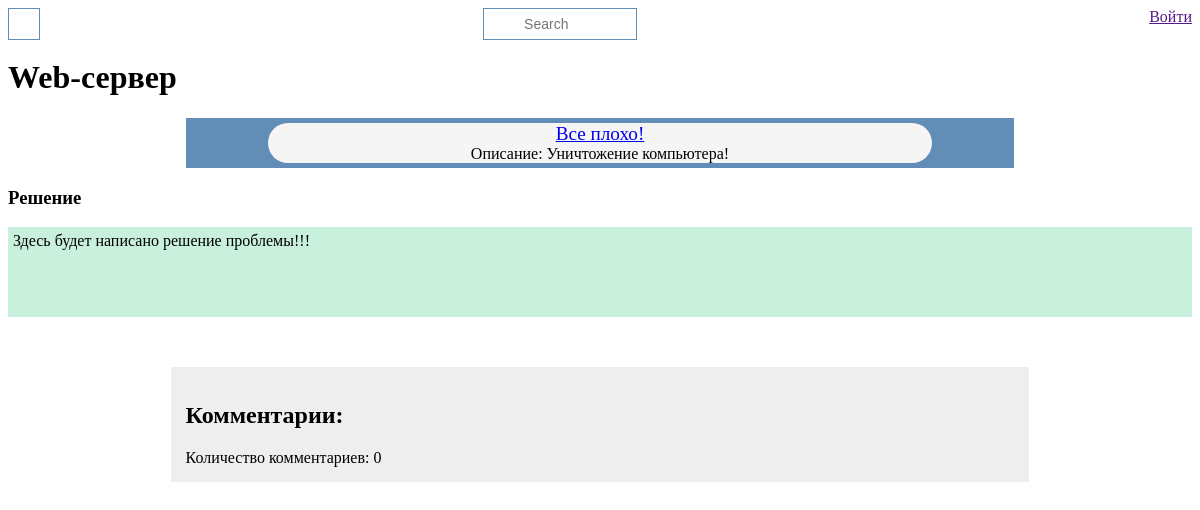
Page /problem/2 on the earlier database version.
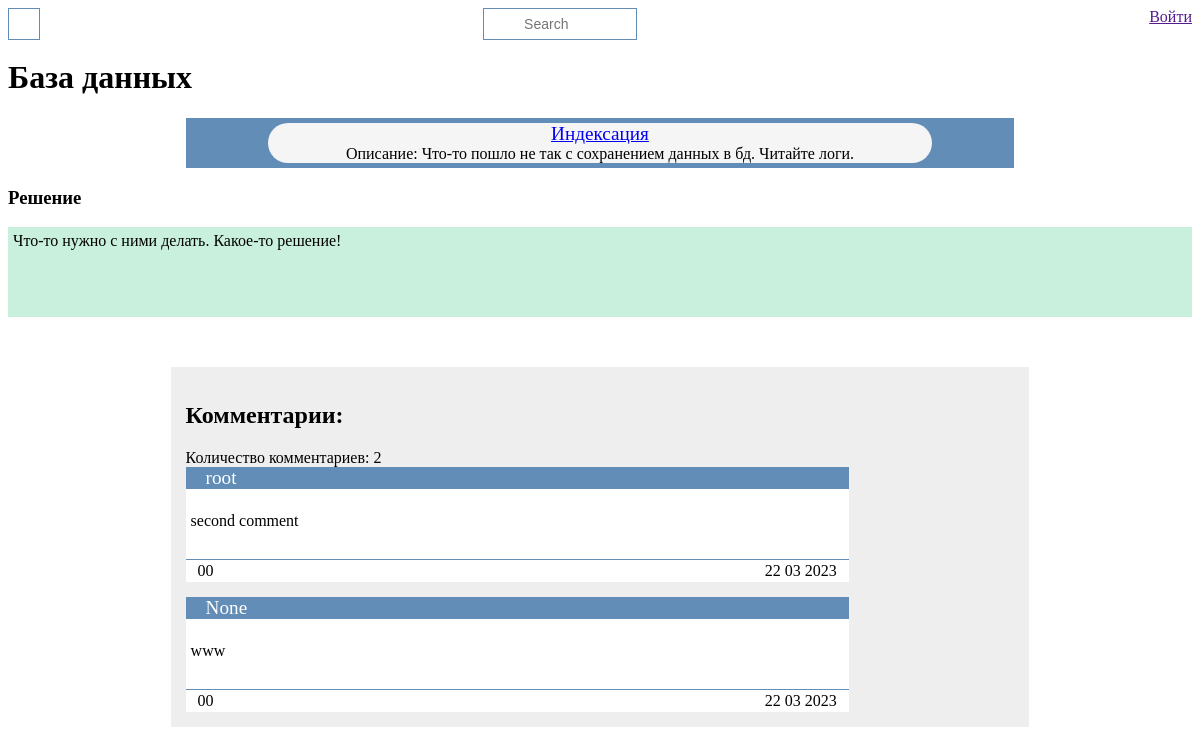
Same page on the later database version.
### problem/models.py (models this page shows, shortened)
class Problem(models.Model):
    name        = models.CharField(max_length=100)
    description = models.CharField(max_length=150, blank=True)
    solution    = models.TextField(blank=True)
    comments    = GenericRelation("Comment")

class Symptom(models.Model):
    name        = models.CharField(max_length=100)
    description = models.TextField(blank=True)
    problem     = models.ForeignKey(Problem, on_delete=models.CASCADE)
    comments    = GenericRelation('Comment')
    def get_absolute_url(self):
        return reverse("symptom_detail", kwargs={"pk": self.pk})

class Comment(MPTTModel):
    parent = TreeForeignKey('self', blank=True, null=True, verbose_name="Родительская категория", related_name="children", on_delete=models.CASCADE, editable=False)
    user = models.ForeignKey(User, blank=True, null=True, on_delete=models.CASCADE, verbose_name="Пользователь")
    body = models.TextField(verbose_name="Комментарий")
    like = models.IntegerField(default=0, verbose_name="like")
    dislike = models.IntegerField(default=0, verbose_name="dislike")
    user_like = models.ManyToManyField(User, verbose_name="Кто поставил лайк", related_name="users_like", blank=True)
    user_dislike = models.ManyToManyField(User, verbose_name="Кто поставил дизлайк", related_name="users_dislike", blank=True)
    count_comment = models.IntegerField(default=0, verbose_name="Количество комментариев")
    is_active = models.BooleanField(default=False, verbose_name="Модерация")
    created = models.DateTimeField(auto_now_add=True, verbose_name="Создан")
    updated = models.DateTimeField(auto_now=True, verbose_name="Обновлен")
    content_type = models.ForeignKey(ContentType, on_delete=models.CASCADE)
    object_id = models.PositiveIntegerField()
    content_object = GenericForeignKey("content_type", "object_id")
    class Meta:
        verbose_name = "Комментарий"
        verbose_name_plural = "Коментарии"
        ordering = ["-created"]

### problem/views.py (the view)
# urls.py: path('problem/<slug:pk>', views.ProblemDetailView.as_view(), name="problem_detail"),
class ProblemDetailView(generic.DetailView):
    model = Problem

### problem/templatetags/forms.py
class CommentForm(forms.ModelForm):
    class Meta:
        model = Comment
        fields = ("body",)
        labels = {
            "body": ""
        }

### problem/templatetags/comments.py (called while the page is built)
@register.inclusion_tag(filename="add_comment.html")
def add_comment(obj, request):
    form_initial = {"content_type": ContentType.objects.get_for_model(obj), "object_id": obj.pk}
    comments = obj.comments.filter(is_active=True).order_by("-created")
    all_coments = comments.count()
    paginator = Paginator(comments, 5)
    page = request.GET.get('page')
    comments = paginator.get_page(page)
    form = CommentForm(initial=form_initial)
    return {
        "comments": comments,
        "all_comment": all_coments,
        "request": request,
        "form": form,
        "obj": obj,
        "content_type": ContentType.objects.get_for_model(obj),
    }

### problem/templates/problem/problem_detail.html
{% extends 'base_generic.html' %}
{% block content %}
    <h1> {{ problem.name }}</h1>
    <div class="symptoms-container">
        {% for symptom in problem.symptom_set.all %}
        <div class="symptom">
            <div class="symptom-name">
                <a href="{{ symptom.get_absolute_url }}">{{ symptom.name }}</a>
            </div>
            <div class="symptom-description">
                Описание: {{ symptom.description }}
            </div>
        </div>
        {% endfor %}
    </div>
    <h3> Решение </h3>
    <div class="problem-solution">
        {{ problem.solution }}
    </div>
{% endblock content %}
{% block comment %}
    {% load comments %}
    {% add_comment problem request %}
{% endblock comment %}

### problem/templates/add_comment.html (shortened to what this page needs)
<div class="comment-tree">
    <h2 class="subtitle is-4">Комментарии:</h2>
    <span class="comment-count">Количество комментариев: {{ all_comment }}</span>
    <div class="comment-container">
        {% for comment in comments %}
            <div class="comment">
                <span class="comment-author">{{ comment.user }}</span>
                <div class="comment-body">
                    {{ comment.body.strip }}
                </div>
                <div class="comment-footer">
                    <div class="ld-container" data-id="{{ comment.pk }}">
                        {% if request.user in comment.user_like.all %}
                            <span class="likes selected">{{ comment.like }} </span>
                        {% else %}
                        <span class="likes">{{ comment.like }} </span>
                        {% endif %}
                        {% if request.user in comment.user_dislike.all %}
                            <span class="dislikes selected">{{ comment.dislike }}</span>
                        {% else %}
                            <span class="dislikes">{{ comment.dislike }}</span>
                        {% endif %}
                    </div>
                    <span class="comment-date">
                        {{ comment.created|date:"d m Y" }}
                    </span>
                </div>
            </div>
        {% endfor %}
    </div>
</div>

Differences in the rows shown:
no longer on this page (row edited): Symptom: name "Все плохо!", description "Уничтожение компьютера!"
changed Problem: name "Web-сервер" → "База данных"; solution "Здесь будет написано решение проблемы!!!" → "Что-то нужно с ними делать. Какое-то решение!"
added Symptom: name "Индексация", description "Что-то пошло не так с сохранением данных в бд. Читайте логи."
now on this page (row edited): Comment: user "root", body.strip "second comment", like "0", dislike "0", created "22 03 2023"
now on this page (row edited): Comment: user "None", body.strip "www", like "0", dislike "0", created "22 03 2023"
Other differences:
{{ all_comment }}: "0" → "2"
